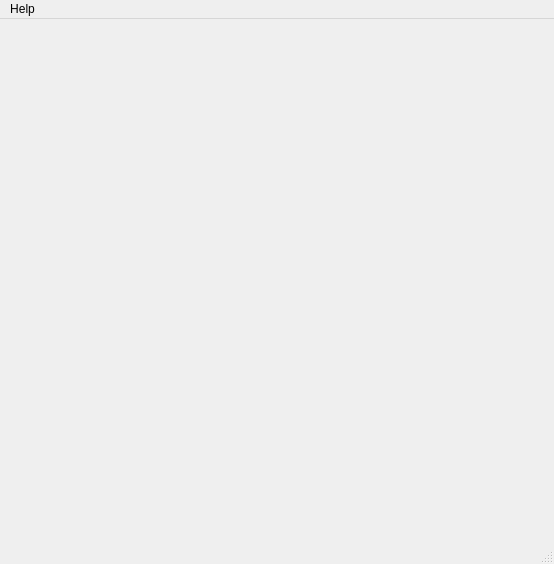
<?xml version="1.0" encoding="UTF-8"?>
<ui version="4.0">
 <class>SamUI</class>
 <widget class="QMainWindow" name="SamUI">
  <property name="geometry">
   <rect>
    <x>0</x>
    <y>0</y>
    <width>554</width>
    <height>564</height>
   </rect>
  </property>
  <property name="windowTitle">
   <string>MainWindow</string>
  </property>
  <widget class="QWidget" name="centralwidget"/>
  <widget class="QMenuBar" name="menubar">
   <property name="geometry">
    <rect>
     <x>0</x>
     <y>0</y>
     <width>554</width>
     <height>22</height>
    </rect>
   </property>
   <widget class="QMenu" name="menuHelp">
    <property name="title">
     <string>Help</string>
    </property>
    <addaction name="actionAbout"/>
   </widget>
   <addaction name="menuHelp"/>
  </widget>
  <widget class="QStatusBar" name="statusbar"/>
  <action name="actionAbout">
   <property name="text">
    <string>About</string>
   </property>
  </action>
 </widget>
 <resources/>
 <connections/>
</ui>
